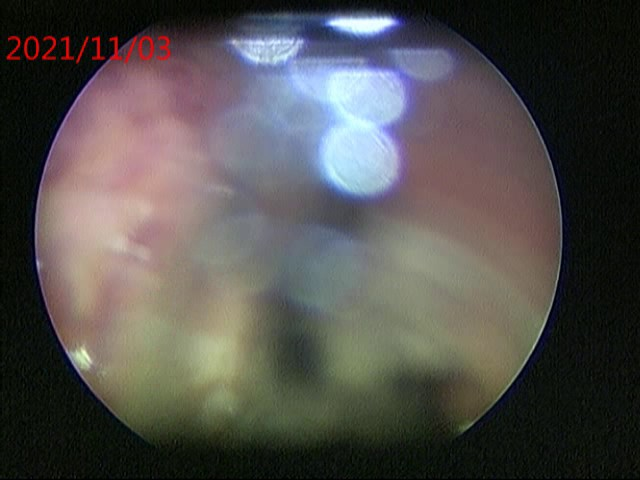
#> input picture data/samples/endoscopie_hd/frame266.png, 640 x 480 px
$ python -i postprocessing.py   (imports and definitions only)
#> lines starting #> are read from the running program, lines starting #| are printed output that depends on the picture; after the words box and inside, x2 and y2 are one past the last pixel; in counts of white or black regions, pixels touching at a corner belong together
"""Post-processing shared by every conventional method.

All conventional methods produce a *label map*; the same two steps then turn it into a
binary mask of the region of interest, so that the comparison between methods is fair
(TP3 discussion point: in TP3 only Mean-Shift was median-filtered, which biased the
comparison - here preprocessing and post-processing are identical for all methods).

1. ``labels_to_mask`` - TP3 ex.3: select the darkest (or brightest) region, split it into
   connected components (``cv2.connectedComponentsWithStats``), drop the components that
   touch the image border (the black background / vignette) and those with area <= 20 px.
   Added option ``keep="largest"``: keep only the largest remaining component, useful when
   the target is a single object such as the glottis.
2. ``morphological_opening`` - TP2 ex.3: opening with a 5x5 square kernel removes small
   outlier regions while preserving the size of the main region.
"""

from __future__ import annotations

from typing import Literal

import cv2
import numpy as np
from scipy import ndimage as ndi

Target = Literal["darkest", "brightest"]
Keep = Literal["all", "largest"]


# [66 lines left out: functions relabel_by_intensity, select_region, filter_components, not called in this run]


def field_of_view(gray: np.ndarray, threshold: int = 28, margin: int = 5) -> np.ndarray:
    """Useful field of an image with a dark surround (endoscopic vignette, MRI background).

    Re-uses TP2 ex.2's manual threshold: the report reads s ~ 28 on the histogram of
    frame442 as the value "separating the black background from the rest of the image".
    The field is the largest component of ``gray > threshold`` with its holes filled
    (dark structures *inside* the field, such as the glottis or the ventricles, belong to
    it), eroded by ``margin`` pixels to drop the dark transition ring at its edge.
    ``threshold <= 0`` disables the restriction (whole image).
    """
    h, w = gray.shape
    if threshold <= 0:
        return np.ones((h, w), dtype=bool)
    bright = (gray > threshold).astype(np.uint8)
    bright = cv2.morphologyEx(bright, cv2.MORPH_CLOSE, np.ones((5, 5), np.uint8))
    n, cc, stats, _ = cv2.connectedComponentsWithStats(bright, connectivity=8)
    if n <= 1:
        return np.ones((h, w), dtype=bool)
    largest = 1 + int(np.argmax(stats[1:, cv2.CC_STAT_AREA]))
    fov = ndi.binary_fill_holes(cc == largest)
    if margin > 0:
        fov = cv2.erode(fov.astype(np.uint8), np.ones((3, 3), np.uint8), iterations=int(margin)).astype(bool)
    return fov


# [42 lines left out: functions morphological_opening, labels_to_mask, mask_contour, not called in this run]

>>> import cv2
>>> picture = cv2.imread('../../../data/samples/endoscopie_hd/frame266.png', cv2.IMREAD_GRAYSCALE)
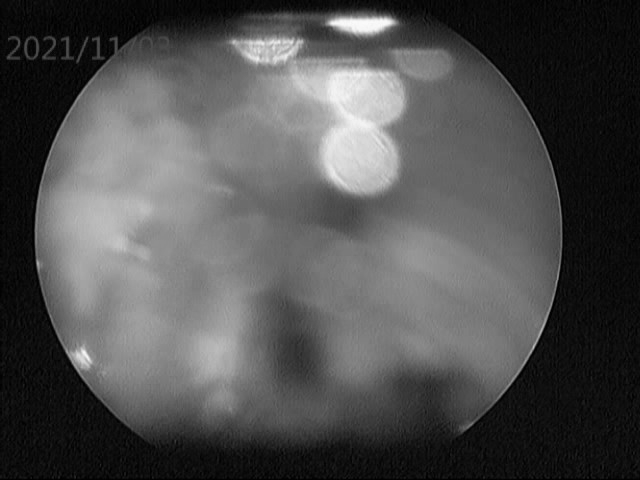
#> picture: shape (480, 640); min 0, max 251, mean 79.9
>>> result = field_of_view(picture)
#> in field_of_view, `bright = (gray > threshold).astype(np.uint8)`:
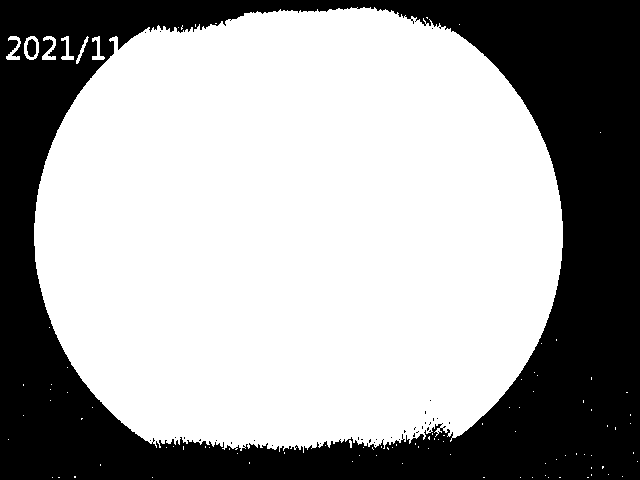
#> bright: shape (480, 640); values 0 (black) and 1 (white), 63.6% white; 35 black regions (33 under 20 px), largest, box (x1, y1, x2, y2) and area: (0, 0, 640, 480) 111479, (27, 39, 36, 57) 132
#> in field_of_view, `bright = cv2.morphologyEx(bright, cv2.MORPH_CLOSE, np.ones((5, 5), np...`:
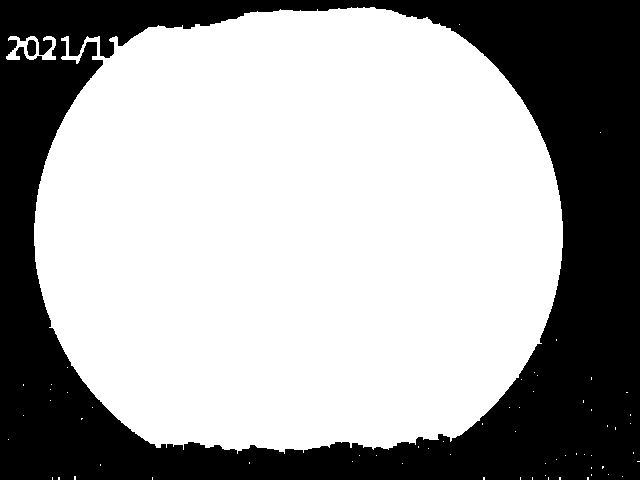
#> bright: shape (480, 640); values 0 (black) and 1 (white), 64.1% white; 2 black regions, box (x1, y1, x2, y2) and area: (0, 0, 640, 480) 110272, (27, 40, 36, 56) 126
#> in field_of_view, `n, cc, stats, _ = cv2.connectedComponentsWithStats(bright, connectivit..`:
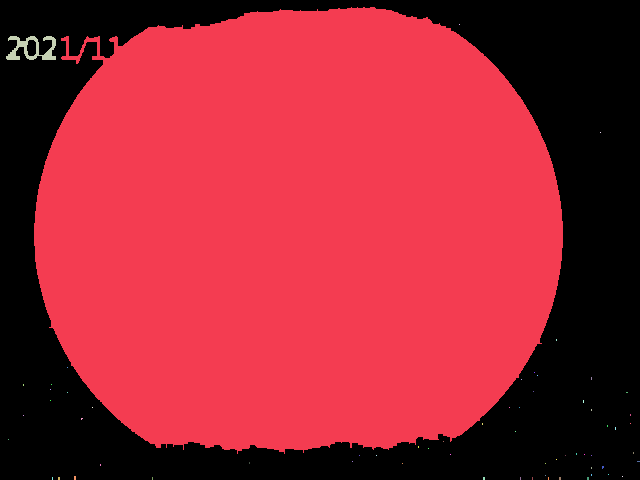
#> cc: shape (480, 640) int32; 66 distinct labels, from 0 to 65; one colour per label, 0 black
#> in field_of_view, `n, cc, stats, _ = cv2.connectedComponentsWithStats(bright, connectivit..`: n = 66; stats = 66 rows, first 6: [0, 0, 640, 480, 110398], [34, 7, 529, 447, 196121], [459, 24, 1, 1, 1], [6, 36, 50, 24, 553], [600, 132, 1, 1, 1], [556, 339, 1, 2, 2]
#> in field_of_view, `largest = 1 + int(np.argmax(stats[1:, cv2.CC_STAT_AREA]))`: largest = 1
#> in field_of_view, `fov = ndi.binary_fill_holes(cc == largest)`:
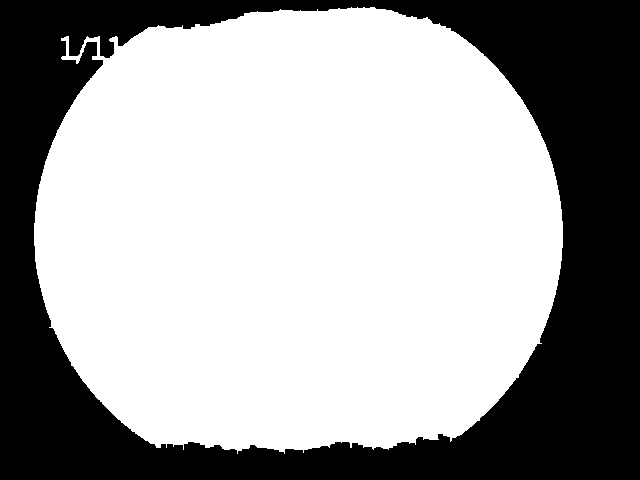
#> fov: shape (480, 640) bool; 63.8% white; 1 black region, box (x1, y1, x2, y2) and area: (0, 0, 640, 480) 111079
#> in field_of_view, `fov = cv2.erode(fov.astype(np.uint8), np.ones((3, 3), np.uint8), itera..`:
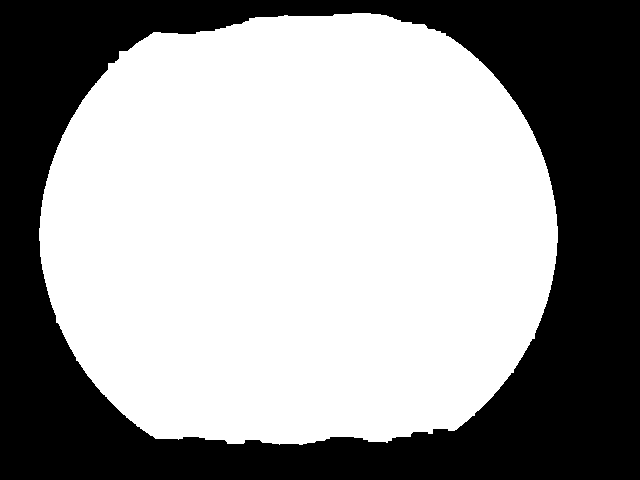
#> fov: shape (480, 640) bool; 60.4% white; 1 black region, box (x1, y1, x2, y2) and area: (0, 0, 640, 480) 121555

$ run again, on data/samples/endoscopie_hd/frame439.png
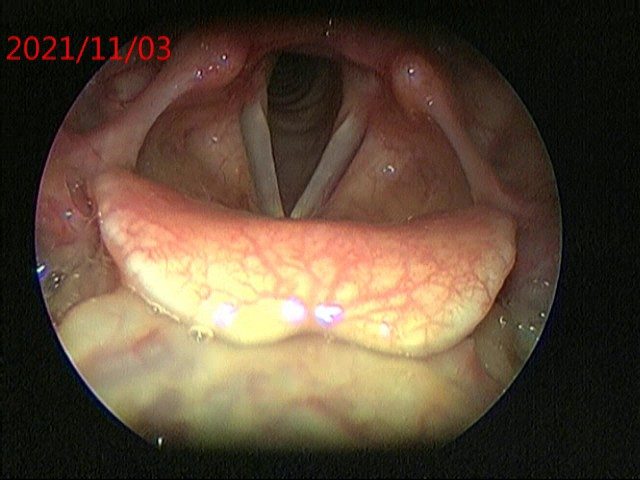
#> input picture data/samples/endoscopie_hd/frame439.png, 640 x 480 px
#> in field_of_view, `n, cc, stats, _ = cv2.connectedComponentsWithStats(bright, connectivit..`:
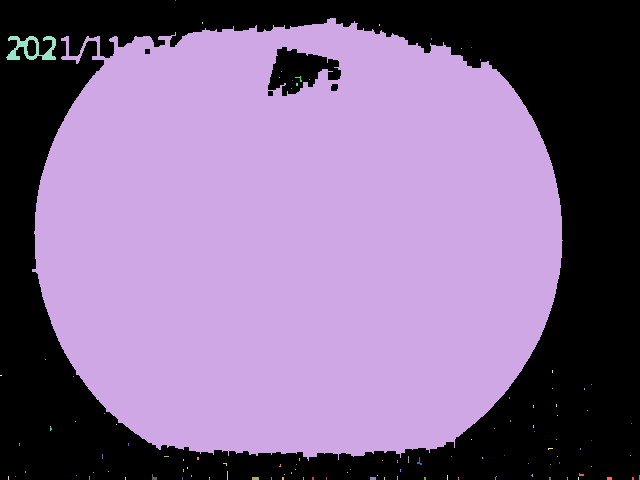
#> cc: shape (480, 640) int32; 109 distinct labels, from 0 to 108; one colour per label, 0 black
#> n = 109; stats = 109 rows, first 6: [0, 0, 640, 480, 116579], [175, 0, 1, 1, 1], [32, 18, 531, 443, 189701], [202, 22, 1, 2, 2], [379, 24, 1, 2, 2], [6, 36, 50, 24, 555]
#> largest = 2
#> in field_of_view, `fov = cv2.erode(fov.astype(np.uint8), np.ones((3, 3), np.uint8), itera..`:
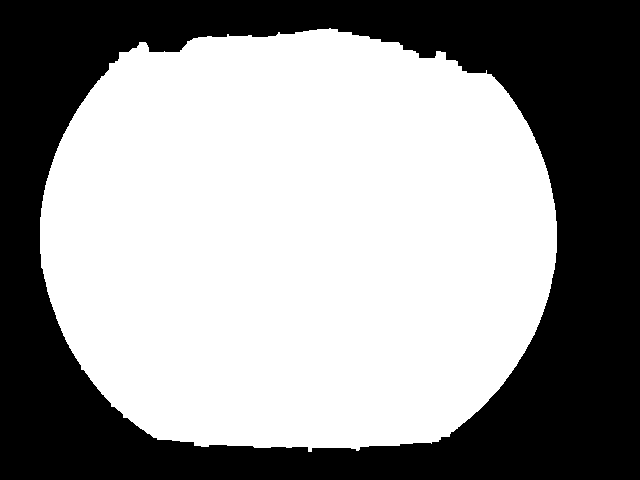
#> fov: shape (480, 640) bool; 58.9% white; 1 black region, box (x1, y1, x2, y2) and area: (0, 0, 640, 480) 126143

$ run again, on data/samples/endoscopie_hd/frame856.png
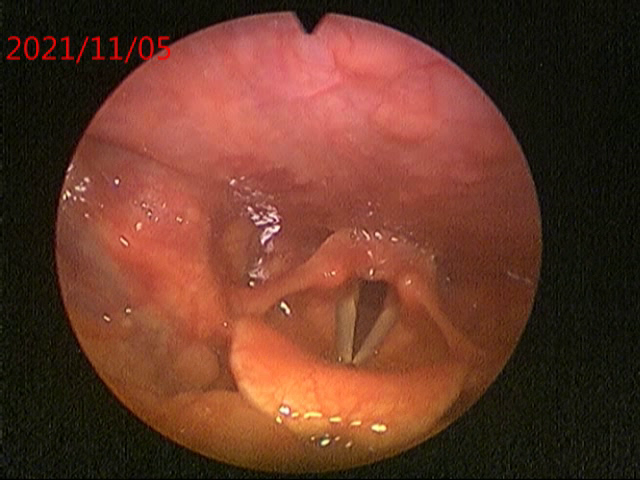
#> input picture data/samples/endoscopie_hd/frame856.png, 640 x 480 px
#> in field_of_view, `n, cc, stats, _ = cv2.connectedComponentsWithStats(bright, connectivit..`:
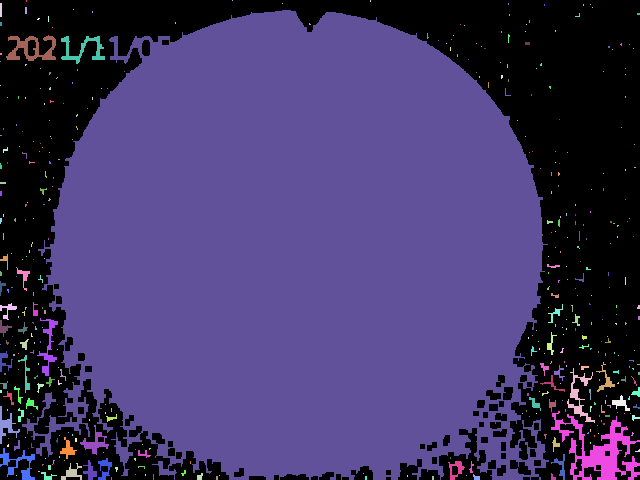
#> cc: shape (480, 640) int32; 418 distinct labels, from 0 to 417; one colour per label, 0 black
#> n = 418; stats = 418 rows, first 6: [0, 0, 640, 480, 107698], [26, 0, 1, 2, 2], [232, 0, 1, 1, 1], [370, 0, 1, 2, 2], [0, 3, 2, 14, 28], [282, 3, 1, 1, 1]
#> largest = 14
#> in field_of_view, `fov = cv2.erode(fov.astype(np.uint8), np.ones((3, 3), np.uint8), itera..`:
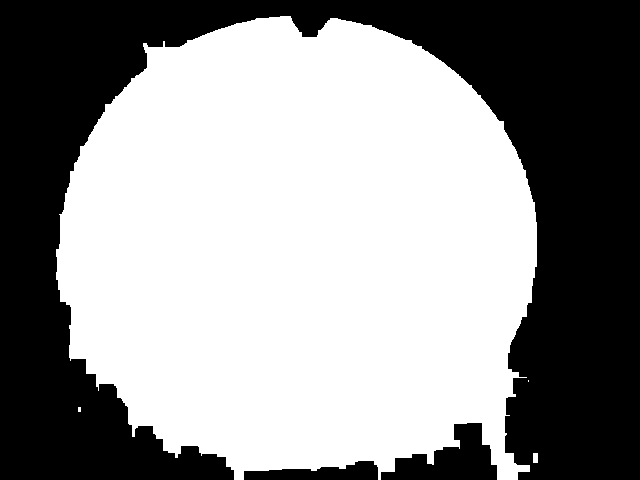
#> fov: shape (480, 640) bool; 57.7% white; 3 black regions, box (x1, y1, x2, y2) and area: (0, 0, 640, 480) 124640, (381, 423, 497, 480) 3557, (244, 461, 378, 480) 1635
